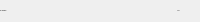
              <widget class="QFrame" name="bottomBar">
               <property name="minimumSize">
                <size>
                 <width>0</width>
                 <height>22</height>
                </size>
               </property>
               <property name="maximumSize">
                <size>
                 <width>16777215</width>
                 <height>22</height>
                </size>
               </property>
               <property name="font">
                <font>
                 <family>Segoe UI</family>
                 <pointsize>10</pointsize>
                 <italic>false</italic>
                 <bold>false</bold>
                </font>
               </property>
               <property name="frameShape">
                <enum>QFrame::NoFrame</enum>
               </property>
               <property name="frameShadow">
                <enum>QFrame::Raised</enum>
               </property>
               <layout class="QHBoxLayout" name="horizontalLayout_5">
                <property name="spacing">
                 <number>0</number>
                </property>
                <property name="leftMargin">
                 <number>0</number>
                </property>
                <property name="topMargin">
                 <number>0</number>
                </property>
                <property name="rightMargin">
                 <number>0</number>
                </property>
                <property name="bottomMargin">
                 <number>0</number>
                </property>
                <item>
                 <widget class="QLabel" name="creditsLabel">
                  <property name="maximumSize">
                   <size>
                    <width>16777215</width>
                    <height>16</height>
                   </size>
                  </property>
                  <property name="font">
                   <font>
                    <family>Segoe UI</family>
                    <pointsize>-1</pointsize>
                    <italic>false</italic>
                    <bold>false</bold>
                   </font>
                  </property>
                  <property name="text">
                   <string>By: rudizabudi</string>
                  </property>
                  <property name="alignment">
                   <set>Qt::AlignLeading|Qt::AlignLeft|Qt::AlignVCenter</set>
                  </property>
                 </widget>
                </item>
                <item>
                 <widget class="QLabel" name="version">
                  <property name="font">
                   <font>
                    <family>Segoe UI</family>
                    <pointsize>-1</pointsize>
                    <italic>false</italic>
                    <bold>false</bold>
                   </font>
                  </property>
                  <property name="text">
                   <string>v0.0.1</string>
                  </property>
                  <property name="alignment">
                   <set>Qt::AlignRight|Qt::AlignTrailing|Qt::AlignVCenter</set>
                  </property>
                 </widget>
                </item>
                <item>
                 <widget class="QFrame" name="frame_size_grip">
                  <property name="minimumSize">
                   <size>
                    <width>20</width>
                    <height>0</height>
                   </size>
                  </property>
                  <property name="maximumSize">
                   <size>
                    <width>20</width>
                    <height>16777215</height>
                   </size>
                  </property>
                  <property name="font">
                   <font>
                    <family>Segoe UI</family>
                    <pointsize>10</pointsize>
                    <italic>false</italic>
                    <bold>false</bold>
                   </font>
                  </property>
                  <property name="frameShape">
                   <enum>QFrame::NoFrame</enum>
                  </property>
                  <property name="frameShadow">
                   <enum>QFrame::Raised</enum>
                  </property>
                 </widget>
                </item>
               </layout>
              </widget>
